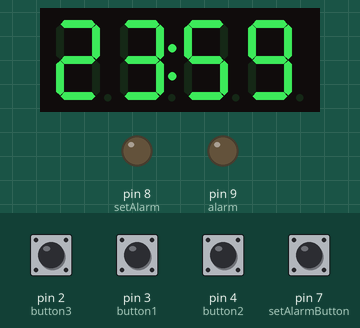
This sketch was run on a simulated Arduino Nano, built with avr-gcc and run on an emulated ATmega328P. On the bench: 4-digit seven-segment display, output pins drawn as LEDs (lit = HIGH). The inputs (shaded band) are chosen by the test bench; at power-on: pin 2 (button3), pin 3 (button1), pin 4 (button2), pin 7 (setAlarmButton) LOW.

Above: at 1.2 s.
1.3 s: pin 7 (setAlarmButton) pulled HIGH for 0.15 s
At 2.5 s:
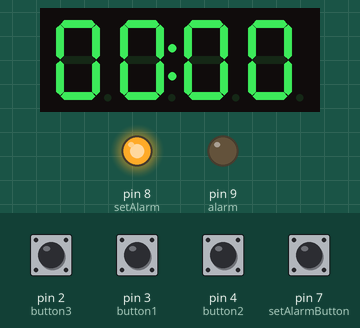
2.9 s: pin 2 (button3) pulled HIGH for 0.15 s
At 3.8 s:
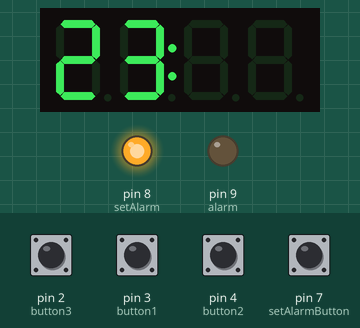
5.4 s: pin 3 (button1) pulled HIGH for 0.15 s
At 6.4 s:
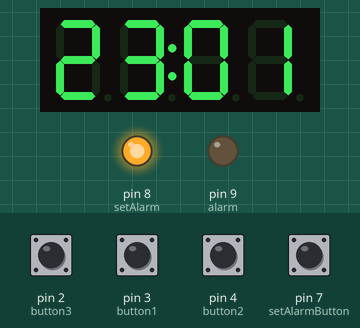
8.0 s: pin 4 (button2) pulled HIGH for 1 s
At 9.8 s:
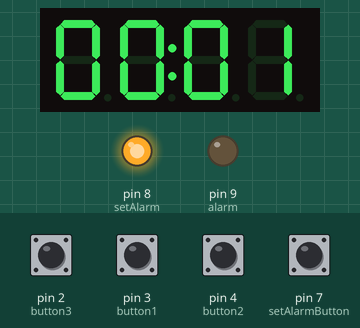
10.7 s: pin 3 (button1) pulled HIGH for 1 s
At 11.4 s:
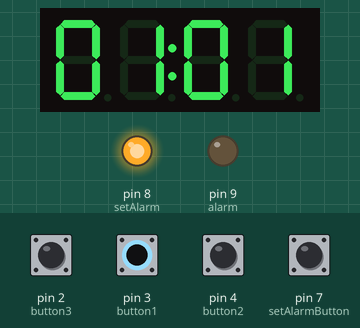
13.2 s: pin 4 (button2) pulled HIGH for 0.15 s
At 14.3 s:
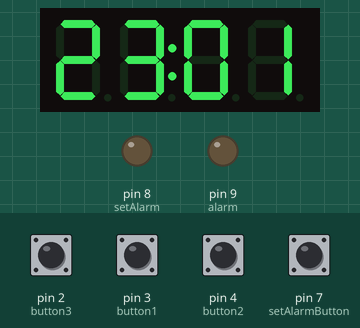
Timing chart, 0 to 15.8 s (numbered marks = the images above; inputs shaded):
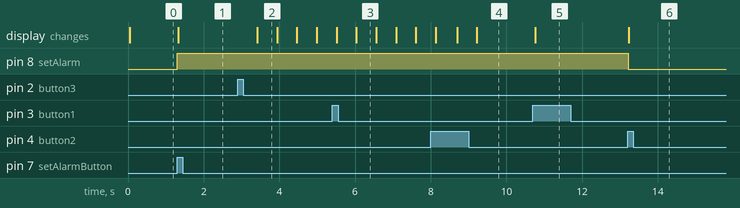

Measured:
- after the input at 1.3 s, pin 8 (setAlarm): LOW → HIGH at once; the display: changes at once (image 1)
- after the input at 2.9 s, the display: changes after 0.52 s (image 2)
- after the input at 5.4 s, the display: first differs from a run without the input after 0.64 s (image 3)
- after the input at 8.0 s, the display: first differs from a run without the input after 0.70 s (image 4 shows a later state)
- after the input at 10.7 s, the display: changes after 0.06 s (image 5)
- after the input at 13.2 s, pin 8 (setAlarm): HIGH → LOW at once; the display: changes at once (image 6)
- what the display in image 2 shows lasts 0.5 s, from 3.4 s to 3.9 s

The sketch:

jam_digital.ino
```cpp
/**
 * Digital Clock Program
 * by Agape D'sky (13219010), I Gusti Lanang Ari Tri S (13219046)
 *
 * @brief Digital Clock with set time and alarm feature
 * @brief Schematic is included in the repository
 *
 * This program uses Arduino Nano (ATmega328p)
 * Data sheet : https://ww1.microchip.com/downloads/en/DeviceDoc/ATmega48A-PA-88A-PA-168A-PA-328-P-DS-DS40002061B.pdf
 */

 /*Includes*/
#include <TM1637.h>

/*Time params*/
uint32_t secs = 0;
uint32_t mins = 0;
uint32_t hours = 0;
unsigned long timeMillis = 0;
int alarmHours = 0;
int alarmMins = 0;
int alarmStopHours = 0;
int alarmStopMins = 1;

/*Time adding function*/
void addSecs();
void addMins();
void addHours();
void addAlarmMins();
void addAlarmHours();

/*Validations*/
bool timeValidation();

/*Debug functions*/
void printTime();
void printTempTime(int tempHours, int tempMins);

/*Setup function*/
void setTime();

/*Display function*/
void displayTime(int hours, int minutes);
void displayHours(int hours);
void displayMins(int minutes);

/* Input Pin Planning */
int button1 = 3;
int button2 = 4;
int button3 = 2;
int setAlarmButton = 7;

/* Interfacing Pin Planning */
int CLKPin = 5;
int DIOPin = 6;
TM1637 interface(CLKPin,DIOPin);
int setAlarm = 8;
int alarm = 9;

void setup() {
  Serial.begin(9600);

  // Initialize time
  secs = 30;
  mins = 59;
  hours = 23;

  cli();                      // Disable Interrupt

  TCCR1A = 0;                 // Reset Control Registers
  TCCR1B = 0;
  TCCR1B |= B00000100;        // Set Presc to 256 -> 1 second uses 62500 ticks
  TIMSK1 |= B00000010;        // Enable compare match A
  OCR1A = 62500;              // Set compare value

  sei();                      // Enable Interrupt

  /*Initialize Pin Modes*/
  pinMode(button1, INPUT);
  pinMode(button2, INPUT);
  pinMode(button3, INPUT);
  pinMode(setAlarmButton, INPUT);
  pinMode(setAlarm, OUTPUT);
  pinMode(alarm, OUTPUT);
  attachInterrupt(digitalPinToInterrupt(button3), setTime, RISING);

  /*Initialize Display*/
  interface.init();
  interface.set(7);
}

void loop() {
  if (!timeValidation()) {
    // Time validity checker, extra protection for faulty occasions
    Serial.println("Time reset needed!");
    setTime();
  }
  // Display time
  displayTime(hours, mins);

  //Set Alarm Condition
  //Invoked within general routine to prevent ISR blocking
  if (digitalRead(setAlarmButton)) {

    //Initialize set alarm parameter
    digitalWrite(setAlarm, HIGH);
    interface.set(1);

    //Attach button 1 to increment alarm's minute value
    attachInterrupt(digitalPinToInterrupt(button1), addAlarmMins, RISING);
    while(!digitalRead(button2)) {
      displayTime(alarmHours, alarmMins);
    }
    detachInterrupt(digitalPinToInterrupt(button1));

    //Wait
    timeMillis = millis();
    while((millis()-timeMillis)<500){};

    //Attach button 1 to increment alarm's hour value
    attachInterrupt(digitalPinToInterrupt(button1), addAlarmHours, RISING);
    while(!digitalRead(button2)) {
      displayTime(alarmHours, alarmMins);
    }
    detachInterrupt(digitalPinToInterrupt(button1));

    //Set alarm's stop time
    if(alarmHours == 23) {
      if(alarmMins == 59) {
        alarmStopMins = 0;
        alarmStopHours = 0;
      }
      else {
        alarmStopMins = alarmMins + 1;
        alarmStopHours = 23;
      }
    }
    else {
      if(alarmMins == 59) {
        alarmStopMins = 0;
        alarmStopHours = alarmHours + 1;
      }
      else {
        alarmStopMins = alarmMins + 1;
        alarmStopHours = alarmHours + 1;
      }
    }

    //Exit alarm setup mode
    interface.set(7);
    digitalWrite(setAlarm, LOW);
  }
}

ISR(TIMER1_COMPA_vect){
  /**
   * @brief ISR for timer interrupt
   */

  //Reset counter
  TCNT1  = 0;
  //Add seconds
  addSecs();

  //Alarm handler
  if((mins == alarmMins) && (hours == alarmHours)) {
    digitalWrite(alarm, HIGH);
  }
  else if ((mins == alarmStopMins) && (hours == alarmStopHours)) {
    digitalWrite(alarm, LOW);
  }
}

void addSecs()
{
  /**
   * @brief function to add seconds
   */
  if (secs < 59 && secs >= 0) {
    secs++;
  }
  else if (secs == 59) {
    secs = 0;
    addMins();
  }
}

void addMins()
{
  /**
   * @brief function to add minutes
   */
  if (mins < 59 && mins >= 0) {
    mins++;
  }
  else if (mins == 59) {
    mins = 0;
    addHours();
  }
}

void addHours()
{
  /**
   * @brief function to add hours
   */
  if (hours < 23 && hours >= 0) {
    hours++;
  }
  else if (hours == 23) {
    hours = 0;
  }
}

bool timeValidation() {
  /**
   * @brief time validation function
   * @brief checks whether the time showed is valid or not
   */
  if (secs > 59 || mins > 59 || hours > 23 ||
      secs < 0 || mins < 0 || hours < 0) {
        return false;
      }
  else {
    return true;
  }
}

void setTime() {
  /**
   * @brief function to set time. Invoked if the time is invalid OR the user commands the watch to do so
   */

  //Disable interrupt
  cli();

  //Set temporary time variables
  int tempMins = mins;
  int tempHours = hours;

  //Additional parameters for conditional statements
  bool exitLoop = 0;
  bool interfaceState = 0;
  int add = 0;
  interface.set(1);

  while(!exitLoop) {
    //Reset timer counter. This operation is safe since the ISR is not needed at the moment
    TCNT1 = 0;
    //Add minutes loop
    while (TCNT1 < 62500/2) {
      if(digitalRead(button2)) {              //Exit loop detection
        exitLoop = 1;
      }
      if (digitalRead(button1)) {
        add = 1;                              //Minute adding detection
      }
    }

    //Add minute based on add variable
    if (add == 1) {
      if (tempMins == 59) {
        tempMins = 0;
      }
      else {
        tempMins++;
      }
    }

    //Blink LED for UX purposes
    if (interfaceState) {
      displayTime(tempHours, tempMins);
    }
    else {
      displayHours(tempHours);
    }
    interfaceState = !interfaceState;

    //Reset add state
    add = 0;
  }
  displayTime(tempHours, tempMins);

  interfaceState = 0;
  exitLoop = 0;

  //Add hours loop
  //The operation is identical to add minutes loop
  while(!exitLoop) {
    TCNT1 = 0;
    while (TCNT1 < 62500/2) {
      if(digitalRead(button2)) {
        exitLoop = 1;
      }
      if (digitalRead(button1)) {
        add = 1;
      }
    }

    if (add == 1) {
      if (tempHours == 23) {
        tempHours = 0;
      }
      else {
        tempHours++;
      }
    }
    if (interfaceState) {
      displayTime(tempHours, tempMins);
    }
    else {
      displayMins(tempMins);
    }
    interfaceState = !interfaceState;
    add = 0;
  }

  //Set temporary variables to the real clock
  mins = tempMins;
  hours = tempHours;
  secs = 0;

  //Reset counter to recount from 0
  TCNT1 = 0;

  interface.set(7);

  //Enable interrupt
  sei();
  return;
}

void printTime() {
  /**
   * @brief basic function for debugging purposes
   */
  Serial.print(hours);
  Serial.print(":");
  Serial.print(mins);
  Serial.print(":");
  Serial.println(secs);
}

void printTempTime(int tempHours, int tempMins) {
  /**
   * @brief basic function for debugging purposes
   */
  Serial.print(tempHours);
  Serial.print(":");
  Serial.println(tempMins);
}

void addAlarmMins() {
  /**
   * @brief function to add alarm's minute parameter
   */
  if(alarmMins == 59) {
    alarmMins = 0;
  }
  else {
    alarmMins++;
  }
}
void addAlarmHours() {
  /**
   * @brief function to add alarm's hour parameter
   */
  if(alarmHours == 23) {
    alarmHours = 0;
  }
  else {
    alarmHours++;
  }
}

void displayTime(int hours, int minutes) {
  /**
   * @brief function to display whole time
   */
  interface.display(0, (hours/10)%10);
  interface.display(1, hours%10);
  interface.point(1);
  interface.display(2, (minutes/10)%10);
  interface.display(3, minutes%10);
}

void displayHours(int hours) {
  /**
   * @brief function to display only hour
   */
  interface.clearDisplay();
  interface.display(0, (hours/10)%10);
  interface.display(1, hours%10);
  interface.point(1);
}

void displayMins(int minutes) {
  /**
   * @brief function to display only minute
   */
  interface.clearDisplay();
  interface.point(1);
  interface.display(2, (minutes/10)%10);
  interface.display(3, minutes%10);
}
```
